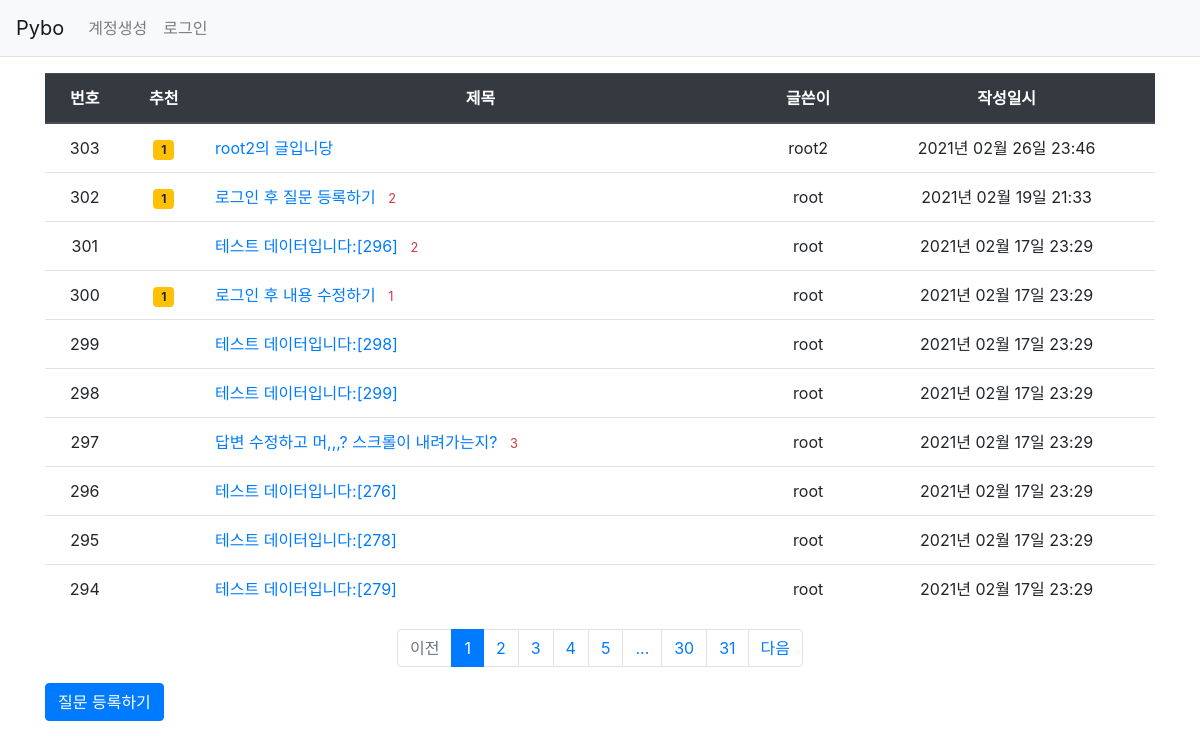
Page /question/list/ on the earlier database version.
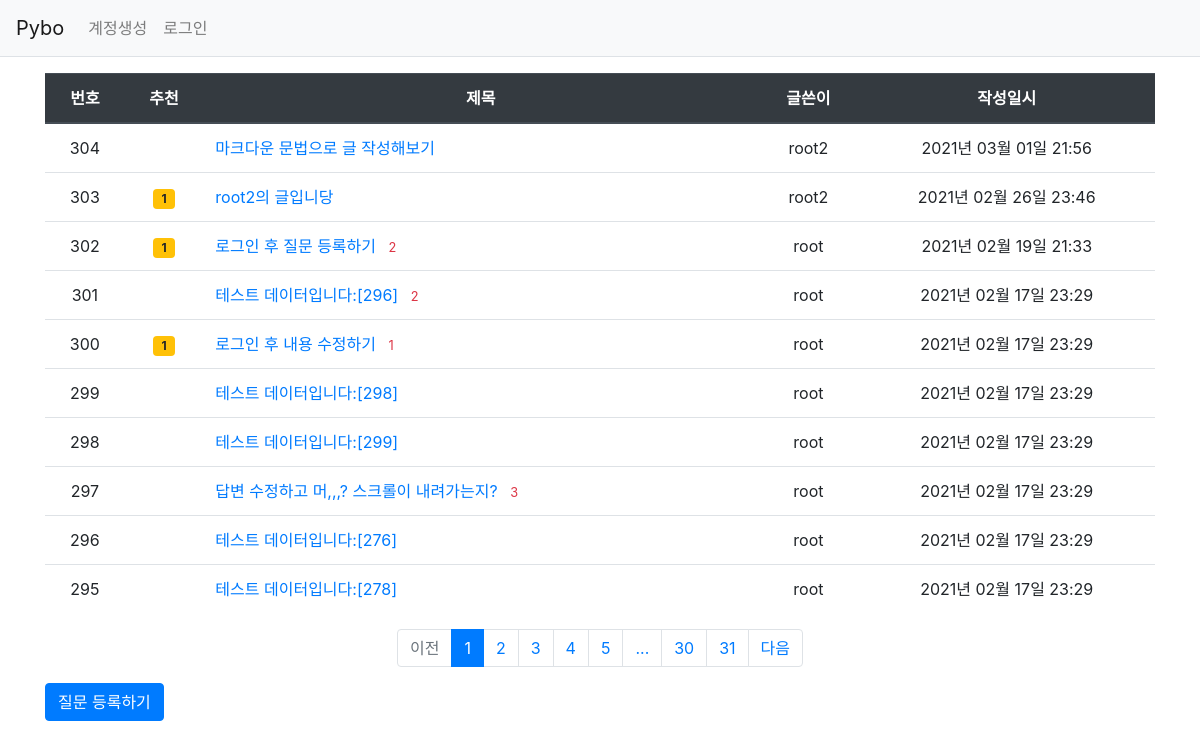
Same page on the later database version.
### pybo/models.py (models this page shows)
class Question(db.Model):   # 모든 모델의 기본 클래스인 db.Model 상속받음.
    id = db.Column(db.Integer, primary_key=True)
    subject = db.Column(db.String(200), nullable=False)
    content = db.Column(db.Text(), nullable=False)
    create_date = db.Column(db.DateTime(), nullable=False)
    modify_date = db.Column(db.DateTime(), nullable=True)
    voter = db.relationship('User', secondary=question_voter, backref=db.backref('question_voter_set'))
    user_id = db.Column(db.Integer, db.ForeignKey('user.id', ondelete='CASCADE'), nullable=False)
    user = db.relationship('User', backref=db.backref('question_set'))

class User(db.Model):
    id = db.Column(db.Integer, primary_key=True)    # 자동으로 증가하는 user 모델의 기본 키
    username = db.Column(db.String(150), unique=True, nullable=False)
    password = db.Column(db.String(200), nullable=False)
    email = db.Column(db.String(120), unique=True, nullable=False)

### pybo/views/question_views.py (the view)
@bp.route('/list/')
def _list():
    page = request.args.get('page', type=int, default=1)    # 페이징 기능 구현
    question_list = Question.query.order_by(Question.create_date.desc())
    question_list = question_list.paginate(page, per_page=10)
    return render_template('question/question_list.html', question_list=question_list)

### pybo/filter.py (called while the page is built)
def format_datetime(value, fmt='%Y년 %m월 %d일 %H:%M'):
    return value.strftime(fmt)

### pybo/views/auth_views.py (called while the page is built)
@bp.before_app_request
def load_logged_in_user():
    user_id = session.get('user_id')
    if user_id is None:
        g.user = None
    else:
        g.user = User.query.get(user_id)

### pybo/templates/question/question_list.html
{% extends 'base.html' %}
{% block content %}
<div class="container my-3">
    <table class="table">
        <thead>
            <tr class="text-center thead-dark">
                <th>번호</th>
                <th>추천</th>
                <th style="width:50%">제목</th>
                <th>글쓴이</th>
                <th>작성일시</th>
            </tr>
        </thead>
        <tbody>
            {% if question_list %}
            {% for question in question_list.items %}
            <tr class="text-center">
                <td>{{ question_list.total - ((question_list.page-1) * question_list.per_page) - loop.index0 }}</td>
                <td>
                    {% if question.voter|length > 0 %}
                    <span class="badge badge-warning px-2 py-1">{{ question.voter|length }}</span>
                    {% endif %}
                </td>
                <td class="text-left">
                    <a href="{{url_for('question.detail', question_id=question.id)}}">
                        {{question.subject}}
                    </a>
                    {% if question.answer_set|length > 0 %}
                    <span class="text-danger small ml-2">{{ question.answer_set|length }}</span>
                    {% endif %}
                </td>
                <td>{{ question.user.username }}</td>
                <td>{{question.create_date|datetime}}</td>
            </tr>
            {% endfor %}
            {% else %}
            <tr>
                <td colspan="3">질문이 없습니다.</td>
            </tr>
            {% endif %}
        </tbody>
    </table>
    <ul class="pagination justify-content-center">
        {% if question_list.has_prev %}
        <li class="page-item">
            <a class="page-link" href="?page={{ question_list.prev_num }}">이전</a>
        </li>
        {% else %}
        <li class="page-item disabled">
            <a class="page-link" tabindex="-1" aria-disabled="true" href="#">이전</a>
        </li>
        {% endif %}
        {% for page_num in question_list.iter_pages() %}
            {% if page_num %}
                {% if page_num != question_list.page %}
                <li class="page-item">
                    <a class="page-link" href="?page={{ page_num }}">{{ page_num }}</a>
                </li>
                {% else %}
                <li class="page-item active" aria-current="page">
                    <a class="page-link" href="#">{{ page_num }}</a>
                </li>
                {% endif %}
            {% else %}
                <li class="disabled">
                    <a class="page-link" href="#">...</a>
                </li>
            {% endif %}
        {% endfor %}
        {% if question_list.has_next %}
        <li class="page-item">
            <a class="page-link" href="?page={{ question_list.next_num }}">다음</a>
        </li>
        {% else %}
        <li class="page-item disabled">
            <a class="page-link" tabindex="-1" aria-disabled="true" href="#">다음</a>
        </li>
        {% endif %}
    </ul>
    <a href = "{{ url_for('question.create') }}" class="btn btn-primary">질문 등록하기</a>
</div>
{% endblock %}

### pybo/templates/base.html (shortened to what this page needs)
<!DOCTYPE html>
<html lang="en">
<head>
    <link rel="stylesheet" href="{{url_for('static', filename='bootstrap.min.css')}}">
    <link rel="stylesheet" href="{{url_for('static', filename='style.css')}}">
</head>
<body>
    {% include "navbar.html" %}
    {% block content %}
    {% endblock %}
</body>
</html>

### pybo/templates/navbar.html (shortened to what this page needs)
<nav class="navbar navbar-expand-lg navbar-light bg-light border-bottom">
    <a class="navbar-brand" href="{{ url_for('main.index') }}">Pybo</a>
    <div class="collapse navbar-collapse flex-grow-0" id="navbarNav">
        {% if g.user %}
        <ul class="navbar-nav">
            <li class="nav-item ">
                <a class="nav-link" href="{{ url_for('auth.logout') }}">{{ g.user.username }} (로그아웃)</a>
            </li>
        </ul>
        {% else %}
        <ul class="navbar-nav">
            <li class="nav-item ">
                <a class="nav-link" href="{{ url_for('auth.signup') }}">계정생성</a>
            </li>
            <li class="nav-item ">
                <a class="nav-link" href="{{ url_for('auth.login') }}">로그인</a>
            </li>
        </ul>
        {% endif %}
    </div>
</nav>

Differences in the rows shown:
no longer on this page (row unchanged): Question: total "294", subject "테스트 데이터입니다:[279]", user.username "root", create_date "2021년 02월 17일 23:29"
added Question: total "304", subject "마크다운 문법으로 글 작성해보기", user.username "root2", create_date "2021년 03월 01일 21:56"
